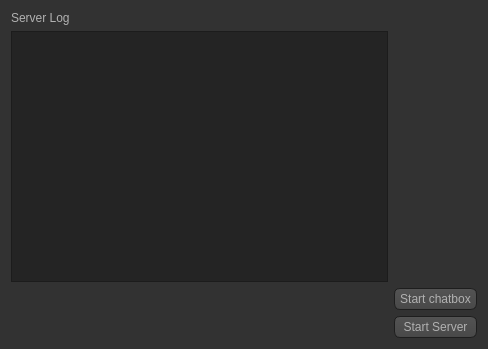
<?xml version="1.0" encoding="UTF-8"?>
<ui version="4.0">
 <class>ServerWindow</class>
 <widget class="QWidget" name="ServerWindow">
  <property name="geometry">
   <rect>
    <x>0</x>
    <y>0</y>
    <width>488</width>
    <height>349</height>
   </rect>
  </property>
  <property name="windowTitle">
   <string>Qt Simple Chat Server</string>
  </property>
  <property name="styleSheet">
   <string notr="true">QToolTip
{
     border: 1px solid black;
     background-color: #ffa02f;
     padding: 1px;
     border-radius: 3px;
     opacity: 100;
}

QWidget
{
    color: #b1b1b1;
    background-color: #323232;
}

QWidget:item:hover
{
    background-color: QLinearGradient( x1: 0, y1: 0, x2: 0, y2: 1, stop: 0 #ffa02f, stop: 1 #ca0619);
    color: #000000;
}

QWidget:item:selected
{
    background-color: QLinearGradient( x1: 0, y1: 0, x2: 0, y2: 1, stop: 0 #ffa02f, stop: 1 #d7801a);
}

QMenuBar::item
{
    background: transparent;
}

QMenuBar::item:selected
{
    background: transparent;
    border: 1px solid #ffaa00;
}

QMenuBar::item:pressed
{
    background: #444;
    border: 1px solid #000;
    background-color: QLinearGradient(
        x1:0, y1:0,
        x2:0, y2:1,
        stop:1 #212121,
        stop:0.4 #343434/*,
        stop:0.2 #343434,
        stop:0.1 #ffaa00*/
    );
    margin-bottom:-1px;
    padding-bottom:1px;
}

QMenu
{
    border: 1px solid #000;
}

QMenu::item
{
    padding: 2px 20px 2px 20px;
}

QMenu::item:selected
{
    color: #000000;
}

QWidget:disabled
{
    color: #404040;
    background-color: #323232;
}

QAbstractItemView
{
    background-color: QLinearGradient( x1: 0, y1: 0, x2: 0, y2: 1, stop: 0 #4d4d4d, stop: 0.1 #646464, stop: 1 #5d5d5d);
}

QWidget:focus
{
    /*border: 2px solid QLinearGradient( x1: 0, y1: 0, x2: 0, y2: 1, stop: 0 #ffa02f, stop: 1 #d7801a);*/
}

QLineEdit
{
    background-color: QLinearGradient( x1: 0, y1: 0, x2: 0, y2: 1, stop: 0 #4d4d4d, stop: 0 #646464, stop: 1 #5d5d5d);
    padding: 1px;
    border-style: solid;
    border: 1px solid #1e1e1e;
    border-radius: 5;
}

QPushButton
{
    color: #b1b1b1;
    background-color: QLinearGradient( x1: 0, y1: 0, x2: 0, y2: 1, stop: 0 #565656, stop: 0.1 #525252, stop: 0.5 #4e4e4e, stop: 0.9 #4a4a4a, stop: 1 #464646);
    border-width: 1px;
    border-color: #1e1e1e;
    border-style: solid;
    border-radius: 6;
    padding: 3px;
    font-size: 12px;
    padding-left: 5px;
    padding-right: 5px;
}

QPushButton:pressed
{
    background-color: QLinearGradient( x1: 0, y1: 0, x2: 0, y2: 1, stop: 0 #2d2d2d, stop: 0.1 #2b2b2b, stop: 0.5 #292929, stop: 0.9 #282828, stop: 1 #252525);
}

QComboBox
{
    selection-background-color: #ffaa00;
    background-color: QLinearGradient( x1: 0, y1: 0, x2: 0, y2: 1, stop: 0 #565656, stop: 0.1 #525252, stop: 0.5 #4e4e4e, stop: 0.9 #4a4a4a, stop: 1 #464646);
    border-style: solid;
    border: 1px solid #1e1e1e;
    border-radius: 5;
}

QComboBox:hover,QPushButton:hover
{
    border: 2px solid QLinearGradient( x1: 0, y1: 0, x2: 0, y2: 1, stop: 0 #ffa02f, stop: 1 #d7801a);
}


QComboBox:on
{
    padding-top: 3px;
    padding-left: 4px;
    background-color: QLinearGradient( x1: 0, y1: 0, x2: 0, y2: 1, stop: 0 #2d2d2d, stop: 0.1 #2b2b2b, stop: 0.5 #292929, stop: 0.9 #282828, stop: 1 #252525);
    selection-background-color: #ffaa00;
}

QComboBox QAbstractItemView
{
    border: 2px solid darkgray;
    selection-background-color: QLinearGradient( x1: 0, y1: 0, x2: 0, y2: 1, stop: 0 #ffa02f, stop: 1 #d7801a);
}

QComboBox::drop-down
{
     subcontrol-origin: padding;
     subcontrol-position: top right;
     width: 15px;

     border-left-width: 0px;
     border-left-color: darkgray;
     border-left-style: solid; /* just a single line */
     border-top-right-radius: 3px; /* same radius as the QComboBox */
     border-bottom-right-radius: 3px;
 }

QComboBox::down-arrow
{
     image: url(:/down_arrow.png);
}

QGroupBox:focus
{
border: 2px solid QLinearGradient( x1: 0, y1: 0, x2: 0, y2: 1, stop: 0 #ffa02f, stop: 1 #d7801a);
}

QTextEdit:focus
{
    border: 2px solid QLinearGradient( x1: 0, y1: 0, x2: 0, y2: 1, stop: 0 #ffa02f, stop: 1 #d7801a);
}

QScrollBar:horizontal {
     border: 1px solid #222222;
     background: QLinearGradient( x1: 0, y1: 0, x2: 0, y2: 1, stop: 0.0 #121212, stop: 0.2 #282828, stop: 1 #484848);
     height: 7px;
     margin: 0px 16px 0 16px;
}

QScrollBar::handle:horizontal
{
      background: QLinearGradient( x1: 0, y1: 0, x2: 1, y2: 0, stop: 0 #ffa02f, stop: 0.5 #d7801a, stop: 1 #ffa02f);
      min-height: 20px;
      border-radius: 2px;
}

QScrollBar::add-line:horizontal {
      border: 1px solid #1b1b19;
      border-radius: 2px;
      background: QLinearGradient( x1: 0, y1: 0, x2: 1, y2: 0, stop: 0 #ffa02f, stop: 1 #d7801a);
      width: 14px;
      subcontrol-position: right;
      subcontrol-origin: margin;
}

QScrollBar::sub-line:horizontal {
      border: 1px solid #1b1b19;
      border-radius: 2px;
      background: QLinearGradient( x1: 0, y1: 0, x2: 1, y2: 0, stop: 0 #ffa02f, stop: 1 #d7801a);
      width: 14px;
     subcontrol-position: left;
     subcontrol-origin: margin;
}

QScrollBar::right-arrow:horizontal, QScrollBar::left-arrow:horizontal
{
      border: 1px solid black;
      width: 1px;
      height: 1px;
      background: white;
}

QScrollBar::add-page:horizontal, QScrollBar::sub-page:horizontal
{
      background: none;
}

QScrollBar:vertical
{
      background: QLinearGradient( x1: 0, y1: 0, x2: 1, y2: 0, stop: 0.0 #121212, stop: 0.2 #282828, stop: 1 #484848);
      width: 7px;
      margin: 16px 0 16px 0;
      border: 1px solid #222222;
}

QScrollBar::handle:vertical
{
      background: QLinearGradient( x1: 0, y1: 0, x2: 0, y2: 1, stop: 0 #ffa02f, stop: 0.5 #d7801a, stop: 1 #ffa02f);
      min-height: 20px;
      border-radius: 2px;
}

QScrollBar::add-line:vertical
{
      border: 1px solid #1b1b19;
      border-radius: 2px;
      background: QLinearGradient( x1: 0, y1: 0, x2: 0, y2: 1, stop: 0 #ffa02f, stop: 1 #d7801a);
      height: 14px;
      subcontrol-position: bottom;
      subcontrol-origin: margin;
}

QScrollBar::sub-line:vertical
{
      border: 1px solid #1b1b19;
      border-radius: 2px;
      background: QLinearGradient( x1: 0, y1: 0, x2: 0, y2: 1, stop: 0 #d7801a, stop: 1 #ffa02f);
      height: 14px;
      subcontrol-position: top;
      subcontrol-origin: margin;
}

QScrollBar::up-arrow:vertical, QScrollBar::down-arrow:vertical
{
      border: 1px solid black;
      width: 1px;
      height: 1px;
      background: white;
}


QScrollBar::add-page:vertical, QScrollBar::sub-page:vertical
{
      background: none;
}

QTextEdit
{
    background-color: #242424;
}

QPlainTextEdit
{
    background-color: #242424;
}

QHeaderView::section
{
    background-color: QLinearGradient(x1:0, y1:0, x2:0, y2:1, stop:0 #616161, stop: 0.5 #505050, stop: 0.6 #434343, stop:1 #656565);
    color: white;
    padding-left: 4px;
    border: 1px solid #6c6c6c;
}

QCheckBox:disabled
{
color: #414141;
}

QDockWidget::title
{
    text-align: center;
    spacing: 3px; /* spacing between items in the tool bar */
    background-color: QLinearGradient(x1:0, y1:0, x2:0, y2:1, stop:0 #323232, stop: 0.5 #242424, stop:1 #323232);
}

QDockWidget::close-button, QDockWidget::float-button
{
    text-align: center;
    spacing: 1px; /* spacing between items in the tool bar */
    background-color: QLinearGradient(x1:0, y1:0, x2:0, y2:1, stop:0 #323232, stop: 0.5 #242424, stop:1 #323232);
}

QDockWidget::close-button:hover, QDockWidget::float-button:hover
{
    background: #242424;
}

QDockWidget::close-button:pressed, QDockWidget::float-button:pressed
{
    padding: 1px -1px -1px 1px;
}

QMainWindow::separator
{
    background-color: QLinearGradient(x1:0, y1:0, x2:0, y2:1, stop:0 #161616, stop: 0.5 #151515, stop: 0.6 #212121, stop:1 #343434);
    color: white;
    padding-left: 4px;
    border: 1px solid #4c4c4c;
    spacing: 3px; /* spacing between items in the tool bar */
}

QMainWindow::separator:hover
{

    background-color: QLinearGradient(x1:0, y1:0, x2:0, y2:1, stop:0 #d7801a, stop:0.5 #b56c17 stop:1 #ffa02f);
    color: white;
    padding-left: 4px;
    border: 1px solid #6c6c6c;
    spacing: 3px; /* spacing between items in the tool bar */
}

QToolBar::handle
{
     spacing: 3px; /* spacing between items in the tool bar */
     background: url(:/images/handle.png);
}

QMenu::separator
{
    height: 2px;
    background-color: QLinearGradient(x1:0, y1:0, x2:0, y2:1, stop:0 #161616, stop: 0.5 #151515, stop: 0.6 #212121, stop:1 #343434);
    color: white;
    padding-left: 4px;
    margin-left: 10px;
    margin-right: 5px;
}

QProgressBar
{
    border: 2px solid grey;
    border-radius: 5px;
    text-align: center;
}

QProgressBar::chunk
{
    background-color: #d7801a;
    width: 2.15px;
    margin: 0.5px;
}

QTabBar::tab {
    color: #b1b1b1;
    border: 1px solid #444;
    border-bottom-style: none;
    background-color: #323232;
    padding-left: 10px;
    padding-right: 10px;
    padding-top: 3px;
    padding-bottom: 2px;
    margin-right: -1px;
}

QTabWidget::pane {
    border: 1px solid #444;
    top: 1px;
}

QTabBar::tab:last
{
    margin-right: 0; /* the last selected tab has nothing to overlap with on the right */
    border-top-right-radius: 3px;
}

QTabBar::tab:first:!selected
{
 margin-left: 0px; /* the last selected tab has nothing to overlap with on the right */


    border-top-left-radius: 3px;
}

QTabBar::tab:!selected
{
    color: #b1b1b1;
    border-bottom-style: solid;
    margin-top: 3px;
    background-color: QLinearGradient(x1:0, y1:0, x2:0, y2:1, stop:1 #212121, stop:.4 #343434);
}

QTabBar::tab:selected
{
    border-top-left-radius: 3px;
    border-top-right-radius: 3px;
    margin-bottom: 0px;
}

QTabBar::tab:!selected:hover
{
    /*border-top: 2px solid #ffaa00;
    padding-bottom: 3px;*/
    border-top-left-radius: 3px;
    border-top-right-radius: 3px;
    background-color: QLinearGradient(x1:0, y1:0, x2:0, y2:1, stop:1 #212121, stop:0.4 #343434, stop:0.2 #343434, stop:0.1 #ffaa00);
}

QRadioButton::indicator:checked, QRadioButton::indicator:unchecked{
    color: #b1b1b1;
    background-color: #323232;
    border: 1px solid #b1b1b1;
    border-radius: 6px;
}

QRadioButton::indicator:checked
{
    background-color: qradialgradient(
        cx: 0.5, cy: 0.5,
        fx: 0.5, fy: 0.5,
        radius: 1.0,
        stop: 0.25 #ffaa00,
        stop: 0.3 #323232
    );
}

QCheckBox::indicator{
    color: #b1b1b1;
    background-color: #323232;
    border: 1px solid #b1b1b1;
    width: 9px;
    height: 9px;
}

QRadioButton::indicator
{
    border-radius: 6px;
}

QRadioButton::indicator:hover, QCheckBox::indicator:hover
{
    border: 1px solid #ffaa00;
}

QCheckBox::indicator:checked
{
    image:url(:/images/checkbox.png);
}

QCheckBox::indicator:disabled, QRadioButton::indicator:disabled
{
    border: 1px solid #444;
}</string>
  </property>
  <layout class="QGridLayout" name="gridLayout">
   <item row="3" column="1">
    <widget class="QPushButton" name="startStopButton">
     <property name="text">
      <string>Start Server</string>
     </property>
    </widget>
   </item>
   <item row="3" column="0">
    <spacer name="horizontalSpacer">
     <property name="orientation">
      <enum>Qt::Horizontal</enum>
     </property>
     <property name="sizeHint" stdset="0">
      <size>
       <width>298</width>
       <height>20</height>
      </size>
     </property>
    </spacer>
   </item>
   <item row="0" column="0" colspan="2">
    <widget class="QLabel" name="label">
     <property name="text">
      <string>Server Log</string>
     </property>
    </widget>
   </item>
   <item row="1" column="0">
    <widget class="QPlainTextEdit" name="logEditor">
     <property name="readOnly">
      <bool>true</bool>
     </property>
    </widget>
   </item>
   <item row="2" column="1">
    <widget class="QPushButton" name="pushButton">
     <property name="text">
      <string>Start chatbox</string>
     </property>
    </widget>
   </item>
  </layout>
 </widget>
 <resources/>
 <connections/>
</ui>
